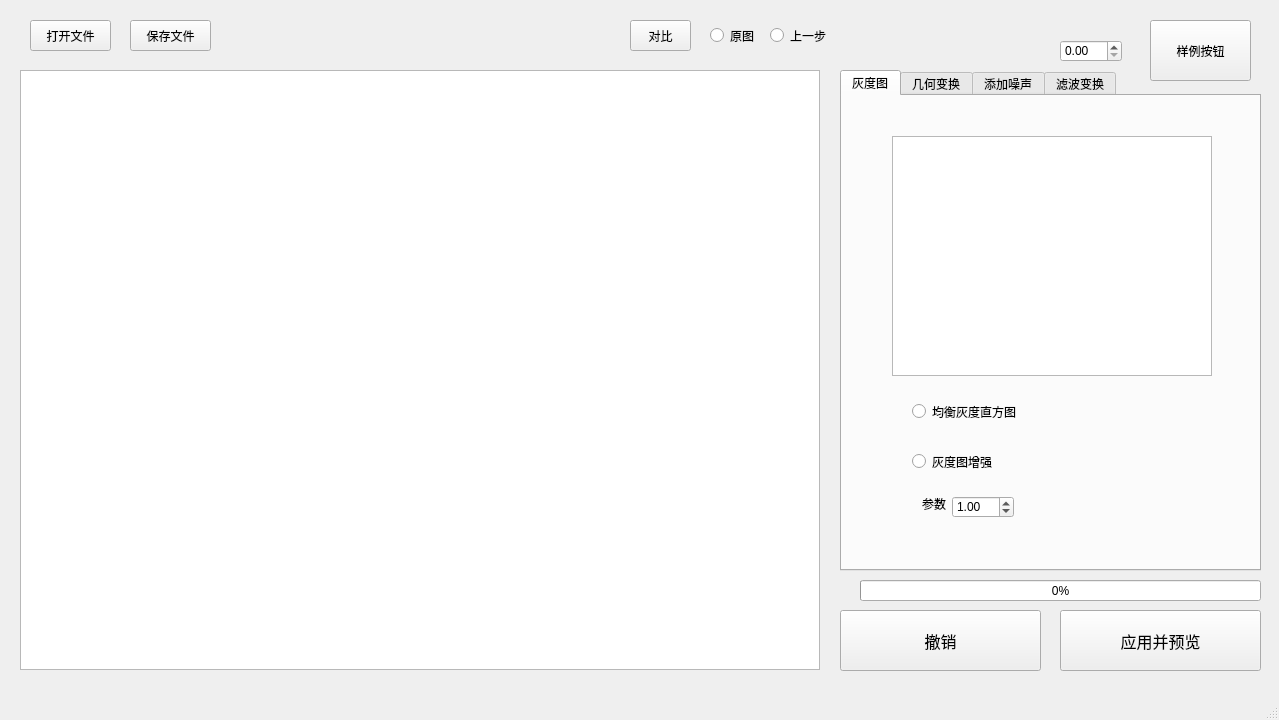
<?xml version="1.0" encoding="UTF-8"?>
<ui version="4.0">
 <class>MainWindow</class>
 <widget class="QMainWindow" name="MainWindow">
  <property name="geometry">
   <rect>
    <x>0</x>
    <y>0</y>
    <width>1279</width>
    <height>720</height>
   </rect>
  </property>
  <property name="windowTitle">
   <string>DIP GUI</string>
  </property>
  <property name="layoutDirection">
   <enum>Qt::LeftToRight</enum>
  </property>
  <widget class="QWidget" name="centralwidget">
   <widget class="QGraphicsView" name="graphicsView">
    <property name="geometry">
     <rect>
      <x>20</x>
      <y>70</y>
      <width>800</width>
      <height>600</height>
     </rect>
    </property>
   </widget>
   <widget class="QTabWidget" name="tabWidget">
    <property name="geometry">
     <rect>
      <x>840</x>
      <y>70</y>
      <width>421</width>
      <height>501</height>
     </rect>
    </property>
    <property name="currentIndex">
     <number>0</number>
    </property>
    <widget class="QWidget" name="tab0">
     <attribute name="title">
      <string>灰度图</string>
     </attribute>
     <widget class="QGraphicsView" name="grayHistoView">
      <property name="geometry">
       <rect>
        <x>50</x>
        <y>40</y>
        <width>320</width>
        <height>240</height>
       </rect>
      </property>
      <property name="transformationAnchor">
       <enum>QGraphicsView::NoAnchor</enum>
      </property>
     </widget>
     <widget class="QRadioButton" name="choice11">
      <property name="geometry">
       <rect>
        <x>70</x>
        <y>300</y>
        <width>111</width>
        <height>31</height>
       </rect>
      </property>
      <property name="text">
       <string>均衡灰度直方图</string>
      </property>
      <attribute name="buttonGroup">
       <string notr="true">choiceButtonGroup</string>
      </attribute>
     </widget>
     <widget class="QRadioButton" name="choice12">
      <property name="geometry">
       <rect>
        <x>70</x>
        <y>350</y>
        <width>111</width>
        <height>31</height>
       </rect>
      </property>
      <property name="text">
       <string>灰度图增强</string>
      </property>
      <attribute name="buttonGroup">
       <string notr="true">choiceButtonGroup</string>
      </attribute>
     </widget>
     <widget class="QDoubleSpinBox" name="para121">
      <property name="geometry">
       <rect>
        <x>110</x>
        <y>400</y>
        <width>62</width>
        <height>22</height>
       </rect>
      </property>
      <property name="maximum">
       <double>2.000000000000000</double>
      </property>
      <property name="singleStep">
       <double>0.200000000000000</double>
      </property>
      <property name="value">
       <double>1.000000000000000</double>
      </property>
     </widget>
     <widget class="QLabel" name="label_15">
      <property name="geometry">
       <rect>
        <x>80</x>
        <y>400</y>
        <width>31</width>
        <height>16</height>
       </rect>
      </property>
      <property name="text">
       <string>参数</string>
      </property>
     </widget>
    </widget>
    <widget class="QWidget" name="tab1">
     <attribute name="title">
      <string>几何变换</string>
     </attribute>
     <widget class="QRadioButton" name="choice21">
      <property name="geometry">
       <rect>
        <x>30</x>
        <y>30</y>
        <width>89</width>
        <height>16</height>
       </rect>
      </property>
      <property name="text">
       <string>放缩</string>
      </property>
      <attribute name="buttonGroup">
       <string notr="true">choiceButtonGroup</string>
      </attribute>
     </widget>
     <widget class="QRadioButton" name="choice22">
      <property name="geometry">
       <rect>
        <x>30</x>
        <y>140</y>
        <width>89</width>
        <height>16</height>
       </rect>
      </property>
      <property name="text">
       <string>平移</string>
      </property>
      <attribute name="buttonGroup">
       <string notr="true">choiceButtonGroup</string>
      </attribute>
     </widget>
     <widget class="QRadioButton" name="choice23">
      <property name="geometry">
       <rect>
        <x>30</x>
        <y>240</y>
        <width>89</width>
        <height>16</height>
       </rect>
      </property>
      <property name="text">
       <string>旋转</string>
      </property>
      <attribute name="buttonGroup">
       <string notr="true">choiceButtonGroup</string>
      </attribute>
     </widget>
     <widget class="QRadioButton" name="choice24">
      <property name="geometry">
       <rect>
        <x>30</x>
        <y>300</y>
        <width>89</width>
        <height>16</height>
       </rect>
      </property>
      <property name="text">
       <string>错切</string>
      </property>
      <attribute name="buttonGroup">
       <string notr="true">choiceButtonGroup</string>
      </attribute>
     </widget>
     <widget class="QSlider" name="para211">
      <property name="geometry">
       <rect>
        <x>40</x>
        <y>60</y>
        <width>341</width>
        <height>22</height>
       </rect>
      </property>
      <property name="minimum">
       <number>-100</number>
      </property>
      <property name="maximum">
       <number>100</number>
      </property>
      <property name="singleStep">
       <number>1</number>
      </property>
      <property name="sliderPosition">
       <number>0</number>
      </property>
      <property name="orientation">
       <enum>Qt::Horizontal</enum>
      </property>
     </widget>
     <widget class="QSlider" name="para221">
      <property name="geometry">
       <rect>
        <x>40</x>
        <y>160</y>
        <width>341</width>
        <height>22</height>
       </rect>
      </property>
      <property name="minimum">
       <number>-100</number>
      </property>
      <property name="maximum">
       <number>100</number>
      </property>
      <property name="orientation">
       <enum>Qt::Horizontal</enum>
      </property>
     </widget>
     <widget class="QSlider" name="para222">
      <property name="geometry">
       <rect>
        <x>40</x>
        <y>200</y>
        <width>341</width>
        <height>22</height>
       </rect>
      </property>
      <property name="minimum">
       <number>-100</number>
      </property>
      <property name="maximum">
       <number>100</number>
      </property>
      <property name="orientation">
       <enum>Qt::Horizontal</enum>
      </property>
     </widget>
     <widget class="QSlider" name="para231">
      <property name="geometry">
       <rect>
        <x>40</x>
        <y>270</y>
        <width>341</width>
        <height>22</height>
       </rect>
      </property>
      <property name="minimum">
       <number>-100</number>
      </property>
      <property name="maximum">
       <number>100</number>
      </property>
      <property name="orientation">
       <enum>Qt::Horizontal</enum>
      </property>
     </widget>
     <widget class="QSlider" name="para212">
      <property name="geometry">
       <rect>
        <x>40</x>
        <y>100</y>
        <width>341</width>
        <height>22</height>
       </rect>
      </property>
      <property name="minimum">
       <number>-100</number>
      </property>
      <property name="maximum">
       <number>100</number>
      </property>
      <property name="singleStep">
       <number>1</number>
      </property>
      <property name="sliderPosition">
       <number>0</number>
      </property>
      <property name="orientation">
       <enum>Qt::Horizontal</enum>
      </property>
     </widget>
     <widget class="QRadioButton" name="choice25">
      <property name="geometry">
       <rect>
        <x>30</x>
        <y>370</y>
        <width>89</width>
        <height>16</height>
       </rect>
      </property>
      <property name="text">
       <string>仿射变换</string>
      </property>
      <attribute name="buttonGroup">
       <string notr="true">choiceButtonGroup</string>
      </attribute>
     </widget>
     <widget class="QDoubleSpinBox" name="para241">
      <property name="geometry">
       <rect>
        <x>60</x>
        <y>330</y>
        <width>62</width>
        <height>22</height>
       </rect>
      </property>
      <property name="minimum">
       <double>-5.000000000000000</double>
      </property>
      <property name="maximum">
       <double>5.000000000000000</double>
      </property>
     </widget>
     <widget class="QDoubleSpinBox" name="para242">
      <property name="geometry">
       <rect>
        <x>170</x>
        <y>330</y>
        <width>62</width>
        <height>22</height>
       </rect>
      </property>
      <property name="minimum">
       <double>-5.000000000000000</double>
      </property>
      <property name="maximum">
       <double>5.000000000000000</double>
      </property>
     </widget>
     <widget class="QDoubleSpinBox" name="para253">
      <property name="geometry">
       <rect>
        <x>170</x>
        <y>400</y>
        <width>62</width>
        <height>22</height>
       </rect>
      </property>
      <property name="minimum">
       <double>-5.000000000000000</double>
      </property>
      <property name="maximum">
       <double>5.000000000000000</double>
      </property>
     </widget>
     <widget class="QDoubleSpinBox" name="para251">
      <property name="geometry">
       <rect>
        <x>60</x>
        <y>400</y>
        <width>62</width>
        <height>22</height>
       </rect>
      </property>
      <property name="minimum">
       <double>-20.000000000000000</double>
      </property>
      <property name="maximum">
       <double>20.000000000000000</double>
      </property>
     </widget>
     <widget class="QDoubleSpinBox" name="para255">
      <property name="geometry">
       <rect>
        <x>280</x>
        <y>400</y>
        <width>62</width>
        <height>22</height>
       </rect>
      </property>
      <property name="minimum">
       <double>-5.000000000000000</double>
      </property>
      <property name="maximum">
       <double>5.000000000000000</double>
      </property>
     </widget>
     <widget class="QDoubleSpinBox" name="para252">
      <property name="geometry">
       <rect>
        <x>60</x>
        <y>440</y>
        <width>62</width>
        <height>22</height>
       </rect>
      </property>
      <property name="maximum">
       <double>20.000000000000000</double>
      </property>
     </widget>
     <widget class="QDoubleSpinBox" name="para254">
      <property name="geometry">
       <rect>
        <x>170</x>
        <y>440</y>
        <width>62</width>
        <height>22</height>
       </rect>
      </property>
      <property name="maximum">
       <double>5.000000000000000</double>
      </property>
     </widget>
     <widget class="QDoubleSpinBox" name="para256">
      <property name="geometry">
       <rect>
        <x>280</x>
        <y>440</y>
        <width>62</width>
        <height>22</height>
       </rect>
      </property>
      <property name="minimum">
       <double>-5.000000000000000</double>
      </property>
      <property name="maximum">
       <double>5.000000000000000</double>
      </property>
     </widget>
     <widget class="QLabel" name="label">
      <property name="geometry">
       <rect>
        <x>40</x>
        <y>400</y>
        <width>21</width>
        <height>21</height>
       </rect>
      </property>
      <property name="font">
       <font>
        <pointsize>12</pointsize>
       </font>
      </property>
      <property name="text">
       <string>tx</string>
      </property>
     </widget>
     <widget class="QLabel" name="label_2">
      <property name="geometry">
       <rect>
        <x>40</x>
        <y>440</y>
        <width>21</width>
        <height>21</height>
       </rect>
      </property>
      <property name="font">
       <font>
        <pointsize>12</pointsize>
       </font>
      </property>
      <property name="text">
       <string>ty</string>
      </property>
     </widget>
     <widget class="QLabel" name="label_3">
      <property name="geometry">
       <rect>
        <x>150</x>
        <y>400</y>
        <width>21</width>
        <height>21</height>
       </rect>
      </property>
      <property name="font">
       <font>
        <pointsize>12</pointsize>
       </font>
      </property>
      <property name="text">
       <string>sx</string>
      </property>
     </widget>
     <widget class="QLabel" name="label_4">
      <property name="geometry">
       <rect>
        <x>150</x>
        <y>440</y>
        <width>21</width>
        <height>21</height>
       </rect>
      </property>
      <property name="font">
       <font>
        <pointsize>12</pointsize>
       </font>
      </property>
      <property name="text">
       <string>sy</string>
      </property>
     </widget>
     <widget class="QLabel" name="label_5">
      <property name="geometry">
       <rect>
        <x>260</x>
        <y>400</y>
        <width>21</width>
        <height>21</height>
       </rect>
      </property>
      <property name="font">
       <font>
        <pointsize>12</pointsize>
       </font>
      </property>
      <property name="text">
       <string>mx</string>
      </property>
     </widget>
     <widget class="QLabel" name="label_6">
      <property name="geometry">
       <rect>
        <x>260</x>
        <y>440</y>
        <width>21</width>
        <height>21</height>
       </rect>
      </property>
      <property name="font">
       <font>
        <pointsize>12</pointsize>
       </font>
      </property>
      <property name="text">
       <string>my</string>
      </property>
     </widget>
     <widget class="QLabel" name="label_7">
      <property name="geometry">
       <rect>
        <x>40</x>
        <y>330</y>
        <width>21</width>
        <height>21</height>
       </rect>
      </property>
      <property name="font">
       <font>
        <pointsize>12</pointsize>
       </font>
      </property>
      <property name="text">
       <string>mx</string>
      </property>
     </widget>
     <widget class="QLabel" name="label_8">
      <property name="geometry">
       <rect>
        <x>150</x>
        <y>330</y>
        <width>21</width>
        <height>21</height>
       </rect>
      </property>
      <property name="font">
       <font>
        <pointsize>12</pointsize>
       </font>
      </property>
      <property name="text">
       <string>my</string>
      </property>
     </widget>
     <widget class="QLabel" name="label_9">
      <property name="geometry">
       <rect>
        <x>10</x>
        <y>260</y>
        <width>31</width>
        <height>31</height>
       </rect>
      </property>
      <property name="font">
       <font>
        <pointsize>9</pointsize>
       </font>
      </property>
      <property name="text">
       <string>-360°</string>
      </property>
     </widget>
     <widget class="QLabel" name="label_10">
      <property name="geometry">
       <rect>
        <x>380</x>
        <y>260</y>
        <width>31</width>
        <height>31</height>
       </rect>
      </property>
      <property name="font">
       <font>
        <pointsize>9</pointsize>
       </font>
      </property>
      <property name="text">
       <string>+360°</string>
      </property>
     </widget>
     <widget class="QLabel" name="label_11">
      <property name="geometry">
       <rect>
        <x>0</x>
        <y>160</y>
        <width>31</width>
        <height>21</height>
       </rect>
      </property>
      <property name="font">
       <font>
        <pointsize>12</pointsize>
       </font>
      </property>
      <property name="text">
       <string>水平</string>
      </property>
     </widget>
     <widget class="QLabel" name="label_12">
      <property name="geometry">
       <rect>
        <x>0</x>
        <y>190</y>
        <width>31</width>
        <height>21</height>
       </rect>
      </property>
      <property name="font">
       <font>
        <pointsize>12</pointsize>
       </font>
      </property>
      <property name="text">
       <string>竖直</string>
      </property>
     </widget>
     <widget class="QLabel" name="label_13">
      <property name="geometry">
       <rect>
        <x>0</x>
        <y>60</y>
        <width>31</width>
        <height>21</height>
       </rect>
      </property>
      <property name="font">
       <font>
        <pointsize>12</pointsize>
       </font>
      </property>
      <property name="text">
       <string>水平</string>
      </property>
     </widget>
     <widget class="QLabel" name="label_14">
      <property name="geometry">
       <rect>
        <x>0</x>
        <y>90</y>
        <width>31</width>
        <height>21</height>
       </rect>
      </property>
      <property name="font">
       <font>
        <pointsize>12</pointsize>
       </font>
      </property>
      <property name="text">
       <string>竖直</string>
      </property>
     </widget>
    </widget>
    <widget class="QWidget" name="tab2">
     <attribute name="title">
      <string>添加噪声</string>
     </attribute>
     <widget class="QRadioButton" name="choice31">
      <property name="geometry">
       <rect>
        <x>40</x>
        <y>40</y>
        <width>89</width>
        <height>16</height>
       </rect>
      </property>
      <property name="text">
       <string>RadioButton</string>
      </property>
      <attribute name="buttonGroup">
       <string notr="true">choiceButtonGroup</string>
      </attribute>
     </widget>
     <widget class="QRadioButton" name="choice32">
      <property name="geometry">
       <rect>
        <x>40</x>
        <y>120</y>
        <width>89</width>
        <height>16</height>
       </rect>
      </property>
      <property name="text">
       <string>RadioButton</string>
      </property>
      <attribute name="buttonGroup">
       <string notr="true">choiceButtonGroup</string>
      </attribute>
     </widget>
     <widget class="QRadioButton" name="choice33">
      <property name="geometry">
       <rect>
        <x>40</x>
        <y>200</y>
        <width>89</width>
        <height>16</height>
       </rect>
      </property>
      <property name="text">
       <string>RadioButton</string>
      </property>
      <attribute name="buttonGroup">
       <string notr="true">choiceButtonGroup</string>
      </attribute>
     </widget>
     <widget class="QRadioButton" name="choice34">
      <property name="geometry">
       <rect>
        <x>40</x>
        <y>280</y>
        <width>89</width>
        <height>16</height>
       </rect>
      </property>
      <property name="text">
       <string>RadioButton</string>
      </property>
      <attribute name="buttonGroup">
       <string notr="true">choiceButtonGroup</string>
      </attribute>
     </widget>
     <widget class="QRadioButton" name="choice35">
      <property name="geometry">
       <rect>
        <x>40</x>
        <y>360</y>
        <width>89</width>
        <height>16</height>
       </rect>
      </property>
      <property name="text">
       <string>RadioButton</string>
      </property>
      <attribute name="buttonGroup">
       <string notr="true">choiceButtonGroup</string>
      </attribute>
     </widget>
     <widget class="QDoubleSpinBox" name="para311">
      <property name="geometry">
       <rect>
        <x>60</x>
        <y>70</y>
        <width>62</width>
        <height>22</height>
       </rect>
      </property>
     </widget>
     <widget class="QDoubleSpinBox" name="para312">
      <property name="geometry">
       <rect>
        <x>180</x>
        <y>70</y>
        <width>62</width>
        <height>22</height>
       </rect>
      </property>
     </widget>
     <widget class="QDoubleSpinBox" name="para313">
      <property name="geometry">
       <rect>
        <x>300</x>
        <y>70</y>
        <width>62</width>
        <height>22</height>
       </rect>
      </property>
     </widget>
     <widget class="QDoubleSpinBox" name="para323">
      <property name="geometry">
       <rect>
        <x>300</x>
        <y>150</y>
        <width>62</width>
        <height>22</height>
       </rect>
      </property>
     </widget>
     <widget class="QDoubleSpinBox" name="para321">
      <property name="geometry">
       <rect>
        <x>60</x>
        <y>150</y>
        <width>62</width>
        <height>22</height>
       </rect>
      </property>
     </widget>
     <widget class="QDoubleSpinBox" name="para322">
      <property name="geometry">
       <rect>
        <x>180</x>
        <y>150</y>
        <width>62</width>
        <height>22</height>
       </rect>
      </property>
     </widget>
     <widget class="QDoubleSpinBox" name="para333">
      <property name="geometry">
       <rect>
        <x>300</x>
        <y>230</y>
        <width>62</width>
        <height>22</height>
       </rect>
      </property>
     </widget>
     <widget class="QDoubleSpinBox" name="para331">
      <property name="geometry">
       <rect>
        <x>60</x>
        <y>230</y>
        <width>62</width>
        <height>22</height>
       </rect>
      </property>
     </widget>
     <widget class="QDoubleSpinBox" name="para332">
      <property name="geometry">
       <rect>
        <x>180</x>
        <y>230</y>
        <width>62</width>
        <height>22</height>
       </rect>
      </property>
     </widget>
     <widget class="QDoubleSpinBox" name="para343">
      <property name="geometry">
       <rect>
        <x>300</x>
        <y>310</y>
        <width>62</width>
        <height>22</height>
       </rect>
      </property>
     </widget>
     <widget class="QDoubleSpinBox" name="para341">
      <property name="geometry">
       <rect>
        <x>60</x>
        <y>310</y>
        <width>62</width>
        <height>22</height>
       </rect>
      </property>
     </widget>
     <widget class="QDoubleSpinBox" name="para342">
      <property name="geometry">
       <rect>
        <x>180</x>
        <y>310</y>
        <width>62</width>
        <height>22</height>
       </rect>
      </property>
     </widget>
     <widget class="QDoubleSpinBox" name="para353">
      <property name="geometry">
       <rect>
        <x>300</x>
        <y>390</y>
        <width>62</width>
        <height>22</height>
       </rect>
      </property>
     </widget>
     <widget class="QDoubleSpinBox" name="para351">
      <property name="geometry">
       <rect>
        <x>60</x>
        <y>390</y>
        <width>62</width>
        <height>22</height>
       </rect>
      </property>
     </widget>
     <widget class="QDoubleSpinBox" name="para352">
      <property name="geometry">
       <rect>
        <x>180</x>
        <y>390</y>
        <width>62</width>
        <height>22</height>
       </rect>
      </property>
     </widget>
    </widget>
    <widget class="QWidget" name="tab3">
     <attribute name="title">
      <string>滤波变换</string>
     </attribute>
     <widget class="QRadioButton" name="choice44">
      <property name="geometry">
       <rect>
        <x>40</x>
        <y>280</y>
        <width>89</width>
        <height>16</height>
       </rect>
      </property>
      <property name="text">
       <string>RadioButton</string>
      </property>
      <attribute name="buttonGroup">
       <string notr="true">choiceButtonGroup</string>
      </attribute>
     </widget>
     <widget class="QRadioButton" name="choice43">
      <property name="geometry">
       <rect>
        <x>40</x>
        <y>200</y>
        <width>89</width>
        <height>16</height>
       </rect>
      </property>
      <property name="text">
       <string>RadioButton</string>
      </property>
      <attribute name="buttonGroup">
       <string notr="true">choiceButtonGroup</string>
      </attribute>
     </widget>
     <widget class="QRadioButton" name="choice41">
      <property name="geometry">
       <rect>
        <x>40</x>
        <y>40</y>
        <width>89</width>
        <height>16</height>
       </rect>
      </property>
      <property name="text">
       <string>RadioButton</string>
      </property>
      <attribute name="buttonGroup">
       <string notr="true">choiceButtonGroup</string>
      </attribute>
     </widget>
     <widget class="QRadioButton" name="choice42">
      <property name="geometry">
       <rect>
        <x>40</x>
        <y>120</y>
        <width>89</width>
        <height>16</height>
       </rect>
      </property>
      <property name="text">
       <string>RadioButton</string>
      </property>
      <attribute name="buttonGroup">
       <string notr="true">choiceButtonGroup</string>
      </attribute>
     </widget>
     <widget class="QRadioButton" name="choice45">
      <property name="geometry">
       <rect>
        <x>40</x>
        <y>360</y>
        <width>89</width>
        <height>16</height>
       </rect>
      </property>
      <property name="text">
       <string>RadioButton</string>
      </property>
      <attribute name="buttonGroup">
       <string notr="true">choiceButtonGroup</string>
      </attribute>
     </widget>
     <widget class="QDoubleSpinBox" name="para413">
      <property name="geometry">
       <rect>
        <x>300</x>
        <y>70</y>
        <width>62</width>
        <height>22</height>
       </rect>
      </property>
     </widget>
     <widget class="QDoubleSpinBox" name="para411">
      <property name="geometry">
       <rect>
        <x>60</x>
        <y>70</y>
        <width>62</width>
        <height>22</height>
       </rect>
      </property>
     </widget>
     <widget class="QDoubleSpinBox" name="para412">
      <property name="geometry">
       <rect>
        <x>180</x>
        <y>70</y>
        <width>62</width>
        <height>22</height>
       </rect>
      </property>
     </widget>
     <widget class="QDoubleSpinBox" name="para423">
      <property name="geometry">
       <rect>
        <x>300</x>
        <y>150</y>
        <width>62</width>
        <height>22</height>
       </rect>
      </property>
     </widget>
     <widget class="QDoubleSpinBox" name="para421">
      <property name="geometry">
       <rect>
        <x>60</x>
        <y>150</y>
        <width>62</width>
        <height>22</height>
       </rect>
      </property>
     </widget>
     <widget class="QDoubleSpinBox" name="para422">
      <property name="geometry">
       <rect>
        <x>180</x>
        <y>150</y>
        <width>62</width>
        <height>22</height>
       </rect>
      </property>
     </widget>
     <widget class="QDoubleSpinBox" name="para433">
      <property name="geometry">
       <rect>
        <x>300</x>
        <y>230</y>
        <width>62</width>
        <height>22</height>
       </rect>
      </property>
     </widget>
     <widget class="QDoubleSpinBox" name="para431">
      <property name="geometry">
       <rect>
        <x>60</x>
        <y>230</y>
        <width>62</width>
        <height>22</height>
       </rect>
      </property>
     </widget>
     <widget class="QDoubleSpinBox" name="para432">
      <property name="geometry">
       <rect>
        <x>180</x>
        <y>230</y>
        <width>62</width>
        <height>22</height>
       </rect>
      </property>
     </widget>
     <widget class="QDoubleSpinBox" name="para443">
      <property name="geometry">
       <rect>
        <x>300</x>
        <y>310</y>
        <width>62</width>
        <height>22</height>
       </rect>
      </property>
     </widget>
     <widget class="QDoubleSpinBox" name="para441">
      <property name="geometry">
       <rect>
        <x>60</x>
        <y>310</y>
        <width>62</width>
        <height>22</height>
       </rect>
      </property>
     </widget>
     <widget class="QDoubleSpinBox" name="para442">
      <property name="geometry">
       <rect>
        <x>180</x>
        <y>310</y>
        <width>62</width>
        <height>22</height>
       </rect>
      </property>
     </widget>
     <widget class="QDoubleSpinBox" name="para453">
      <property name="geometry">
       <rect>
        <x>300</x>
        <y>390</y>
        <width>62</width>
        <height>22</height>
       </rect>
      </property>
     </widget>
     <widget class="QDoubleSpinBox" name="para451">
      <property name="geometry">
       <rect>
        <x>60</x>
        <y>390</y>
        <width>62</width>
        <height>22</height>
       </rect>
      </property>
     </widget>
     <widget class="QDoubleSpinBox" name="para452">
      <property name="geometry">
       <rect>
        <x>180</x>
        <y>390</y>
        <width>62</width>
        <height>22</height>
       </rect>
      </property>
     </widget>
    </widget>
   </widget>
   <widget class="QPushButton" name="revokeButton">
    <property name="geometry">
     <rect>
      <x>840</x>
      <y>610</y>
      <width>201</width>
      <height>61</height>
     </rect>
    </property>
    <property name="font">
     <font>
      <family>等线</family>
      <pointsize>12</pointsize>
      <weight>50</weight>
      <bold>false</bold>
     </font>
    </property>
    <property name="text">
     <string>撤销</string>
    </property>
   </widget>
   <widget class="QPushButton" name="updateButton">
    <property name="geometry">
     <rect>
      <x>1060</x>
      <y>610</y>
      <width>201</width>
      <height>61</height>
     </rect>
    </property>
    <property name="font">
     <font>
      <family>等线</family>
      <pointsize>12</pointsize>
     </font>
    </property>
    <property name="text">
     <string>应用并预览</string>
    </property>
   </widget>
   <widget class="QRadioButton" name="cmpOrigin">
    <property name="geometry">
     <rect>
      <x>710</x>
      <y>20</y>
      <width>51</width>
      <height>31</height>
     </rect>
    </property>
    <property name="text">
     <string>原图</string>
    </property>
    <attribute name="buttonGroup">
     <string notr="true">cmpbuttonGroup</string>
    </attribute>
   </widget>
   <widget class="QRadioButton" name="cmpLast">
    <property name="geometry">
     <rect>
      <x>770</x>
      <y>20</y>
      <width>61</width>
      <height>31</height>
     </rect>
    </property>
    <property name="text">
     <string>上一步</string>
    </property>
    <attribute name="buttonGroup">
     <string notr="true">cmpbuttonGroup</string>
    </attribute>
   </widget>
   <widget class="QPushButton" name="openButton">
    <property name="geometry">
     <rect>
      <x>30</x>
      <y>20</y>
      <width>81</width>
      <height>31</height>
     </rect>
    </property>
    <property name="text">
     <string>打开文件</string>
    </property>
   </widget>
   <widget class="QPushButton" name="saveButton">
    <property name="geometry">
     <rect>
      <x>130</x>
      <y>20</y>
      <width>81</width>
      <height>31</height>
     </rect>
    </property>
    <property name="text">
     <string>保存文件</string>
    </property>
   </widget>
   <widget class="QProgressBar" name="progressBar">
    <property name="geometry">
     <rect>
      <x>860</x>
      <y>580</y>
      <width>401</width>
      <height>21</height>
     </rect>
    </property>
    <property name="value">
     <number>0</number>
    </property>
    <property name="invertedAppearance">
     <bool>false</bool>
    </property>
   </widget>
   <widget class="QPushButton" name="cmpButton">
    <property name="geometry">
     <rect>
      <x>630</x>
      <y>20</y>
      <width>61</width>
      <height>31</height>
     </rect>
    </property>
    <property name="text">
     <string>对比</string>
    </property>
   </widget>
   <widget class="QPushButton" name="exampleButton">
    <property name="geometry">
     <rect>
      <x>1150</x>
      <y>20</y>
      <width>101</width>
      <height>61</height>
     </rect>
    </property>
    <property name="text">
     <string>样例按钮</string>
    </property>
   </widget>
   <widget class="QDoubleSpinBox" name="para000">
    <property name="geometry">
     <rect>
      <x>1060</x>
      <y>40</y>
      <width>62</width>
      <height>22</height>
     </rect>
    </property>
   </widget>
  </widget>
  <widget class="QStatusBar" name="statusbar"/>
 </widget>
 <resources/>
 <connections/>
 <buttongroups>
  <buttongroup name="cmpbuttonGroup"/>
  <buttongroup name="choiceButtonGroup"/>
 </buttongroups>
</ui>
